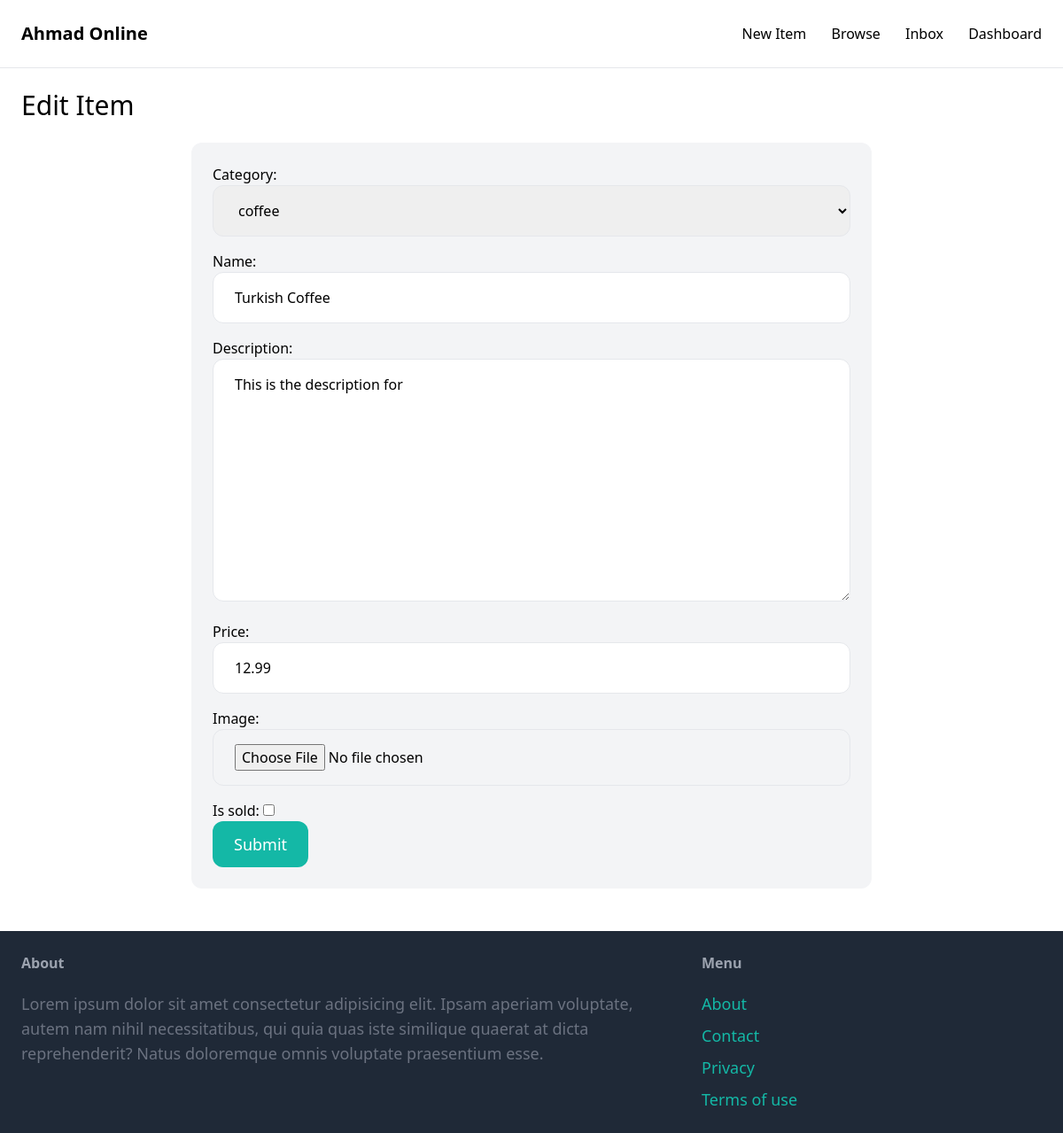
The page /items/1/edit/ (signed in) on the database its author committed.
### item/models.py (models this page shows, shortened)
class Item(models.Model):
    category=models.ForeignKey(Category, related_name='items',on_delete=models.CASCADE)
    name=models.CharField(max_length=255)
    description=models.TextField(null=True, blank=True)
    price=models.FloatField()
    image=models.ImageField(upload_to='item_images', blank=True, null=True)
    is_sold=models.BooleanField()
    created_by=models.ForeignKey(User, related_name='items',on_delete=models.CASCADE)
    created_at=models.DateTimeField(auto_now_add=True)

class Category(models.Model):
    name=models.CharField(max_length=255)
    class Meta:
        ordering=('name',)
        verbose_name_plural='Categories'
    def __str__(self):
        return self.name

### item/views.py (the view)
# urls.py: path('<int:pk>/edit/',views.edit,name='edit'),
@login_required
def edit(request, pk):
    item=get_object_or_404(Item, pk=pk, created_by=request.user)
    if request.method=='POST':
        form=EditItemForm(request.POST, request.FILES, instance=item)
        if form.is_valid():
            form.save()
            return redirect('item:detail',pk=item.id)
    else:
        form=EditItemForm(instance=item)
    return render(request, 'item/form.html',{
        'form':form,
        'title':'Edit Item',
    })

### item/forms.py
class EditItemForm(forms.ModelForm):
    class Meta:
        model = Item
        fields = ('category', 'name', 'description', 'price', 'image','is_sold')
        widgets = {
            'category': forms.Select(attrs={
                'class': INPUT_CLASSES
            }),
            'name': forms.TextInput(attrs={
                'class': INPUT_CLASSES
            }),
            'description': forms.Textarea(attrs={
                'class': INPUT_CLASSES
            }),
            'price': forms.TextInput(attrs={
                'class': INPUT_CLASSES
            }),
            'image': forms.FileInput(attrs={
                'class': INPUT_CLASSES
            })
        }

### item/templates/item/form.html (shortened to what this page needs)
{% extends 'core/base.html' %}
{% block content %}
<h1 class="mb-6 text-3xl">{{ title }}</h1>
<div class="w-full md:w-2/3 my-6 mx-auto p-6 bg-gray-100 rounded-xl">
    <form action="." method="post" enctype="multipart/form-data">
        <div class="space-y-4">
            {{ form.as_p }}
        </div>
        <button class="py-3 px-6 text-lg bg-teal-500 hover:bg-teal-700 rounded-xl text-white">Submit</button>
    </form>
</div>
{% endblock %}

### rows shown on the page
Item: category "coffee", description "This is the description for", price "12.99"
Category: name "Turkish Coffee"

### other values the page prints
{{ title }} "Edit Item"
